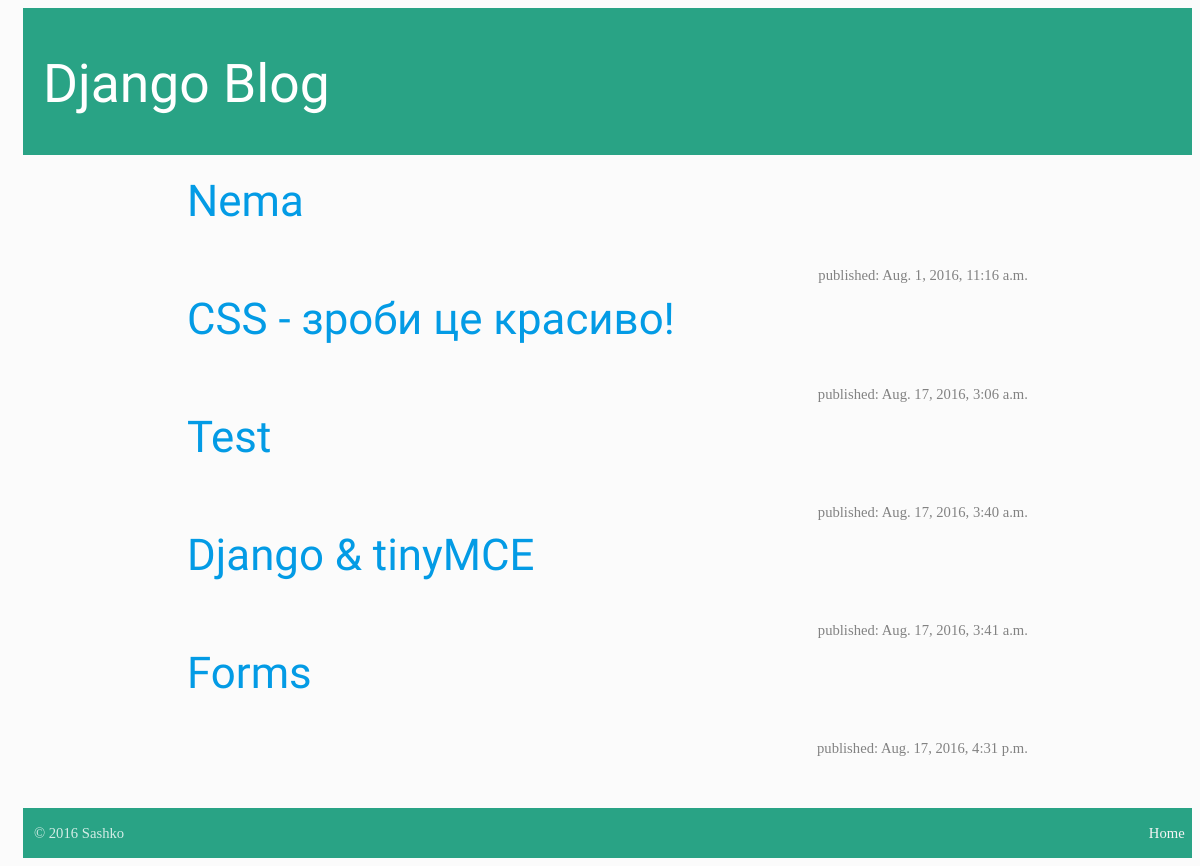
Before: / with the older database file.
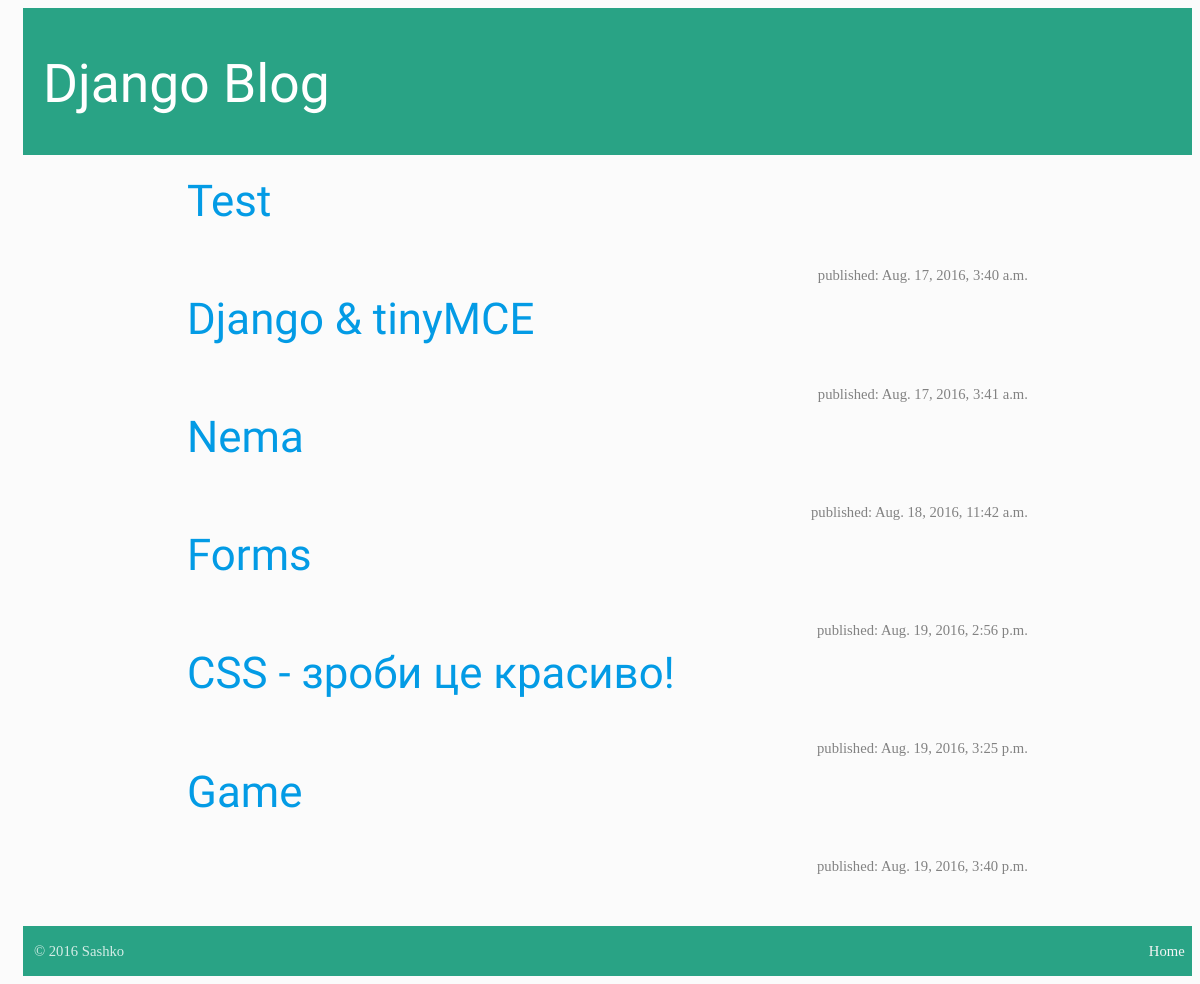
After: the same page with the newer database file.
### blog/models.py (models this page shows, shortened)
class Post(models.Model):
    author = models.ForeignKey('auth.User')
    title = models.CharField(max_length=200)
    text = tinymce_model.HTMLField()
    created_date = models.DateTimeField(
            default=timezone.now)
    published_date = models.DateTimeField(
            blank=True, null=True)

### blog/views.py (the view)
# urls.py: url(r'^$', views.post_list, name='post_list'),
def post_list(request):
    posts = Post.objects.filter(published_date__lte=timezone.now()).order_by('published_date')
    return render(request, 'blog/post_list.html', {'posts': posts})

### blog/templates/blog/post_list.html (shortened to what this page needs)
{% extends 'blog/base.html' %}

### blog/templates/blog/base.html (shortened to what this page needs)
{% load staticfiles %}
<html>
    <head>
                <link type="text/css" rel="stylesheet" href="{% static 'css/materialize.css' %}"  media="screen,projection"/>
    </head>
    <body>
        <div class="page-header">
            <h2><a href="/">Django Blog</a></h2>
        </div>
        <div class="content container">
            <div class="row">
                <div class="col-md-8">
                    {% block content %}
                    {% for post in posts %}
                        <div class="post">
                            <h3><a href="{% url 'post_detail' pk=post.pk %}">{{ post.title }}</a></h3>
                            <div class="date">
                            </br>published: {{ post.published_date }}
                            </div>
                        </div>
                    {% endfor %}
                    {% endblock %}
                </div>
            </div>
        </div>
       <footer class="page-footer" style="padding-top: 0">
       <div class="footer-copyright">
           &nbsp;&nbsp;
           © 2016 Sashko
       <a class="grey-text text-lighten-4 right" href="http://10.47.1.35:8000">Home&nbsp;&nbsp;</a>
       </div>
       </footer>
     </body>
</html>

Changed rows visible on the page:
changed Post "Nema": published_date "Aug. 1, 2016, 11:16 a.m." → "Aug. 18, 2016, 11:42 a.m."; moves down the list
changed Post "Forms": published_date "Aug. 17, 2016, 4:31 p.m." → "Aug. 19, 2016, 2:56 p.m."
changed Post "CSS - зроби це красиво!": published_date "Aug. 17, 2016, 3:06 a.m." → "Aug. 19, 2016, 3:25 p.m."; moves down the list
added Post: title "Game", published_date "Aug. 19, 2016, 3:40 p.m."
